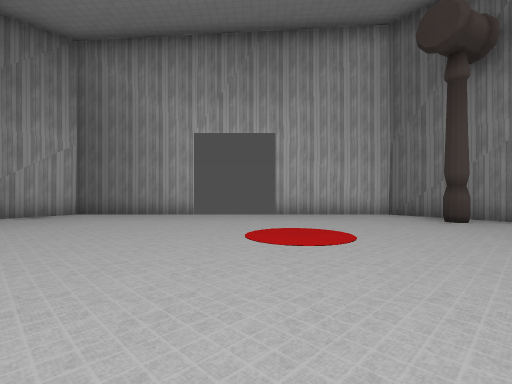
[1] (above)

14 first-person views from a walk through a level from a Godot 3-D game. The camera is 1.2 m above the floor, looks level and sees 85° across. The floor is counted in squares, 2 m on a side. Each view is taken from the middle of a square. On the plan, view 1 faces up. The plan holds only what a view shows up to about 9 squares ahead; the rest is blank. Surface patterns are stand-ins for the level's own textures.

[2]
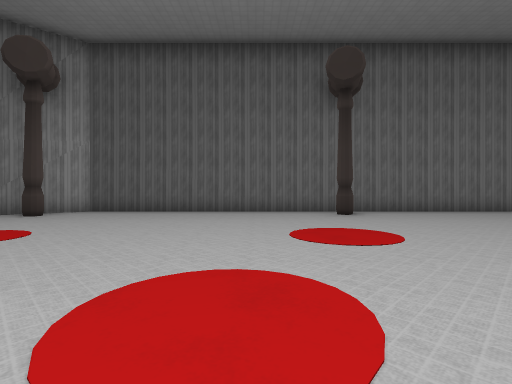

[3]
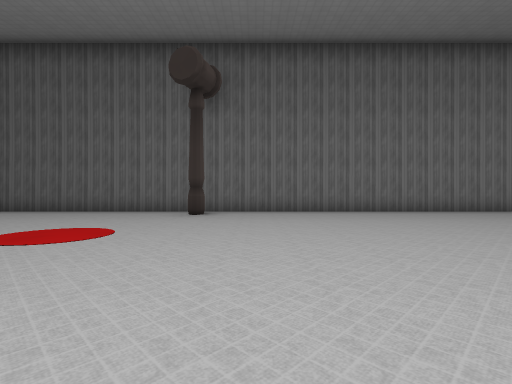

[4]
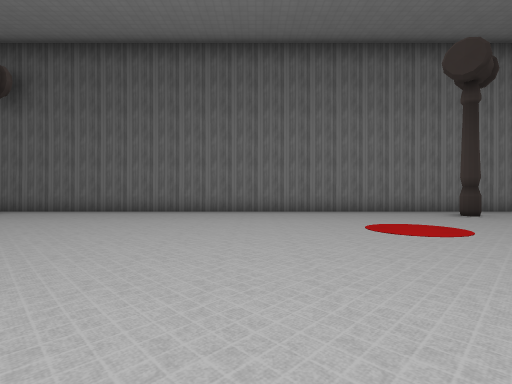

[5]
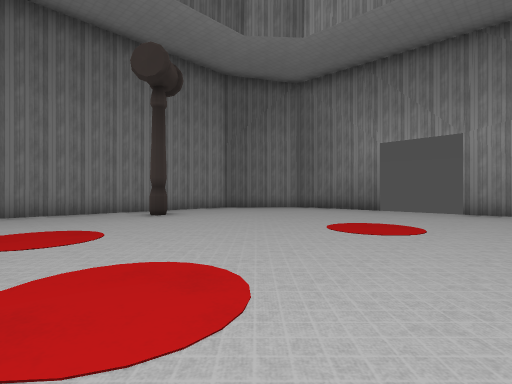

[6]
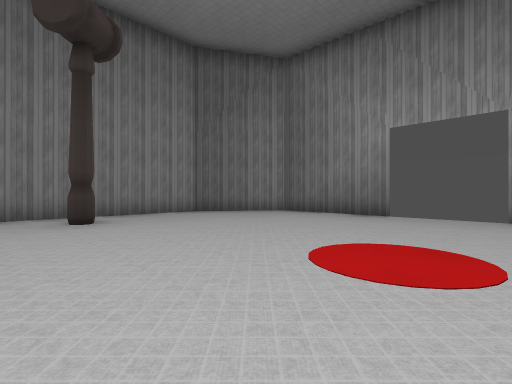

[7]
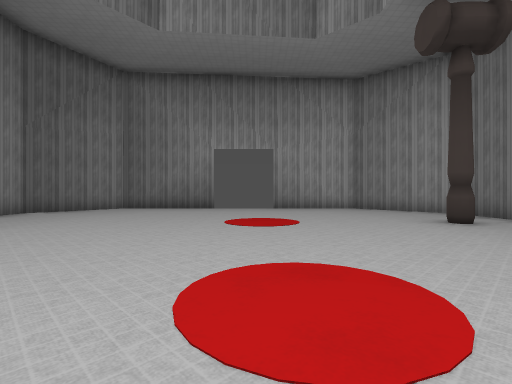

[8]
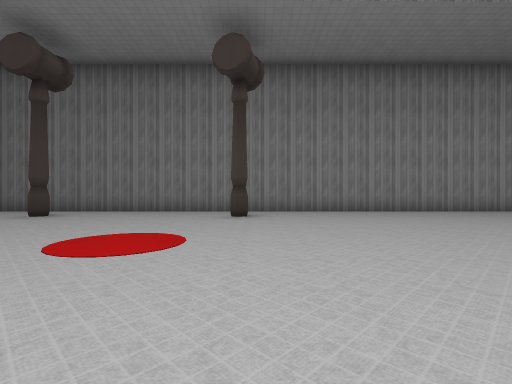

[9]
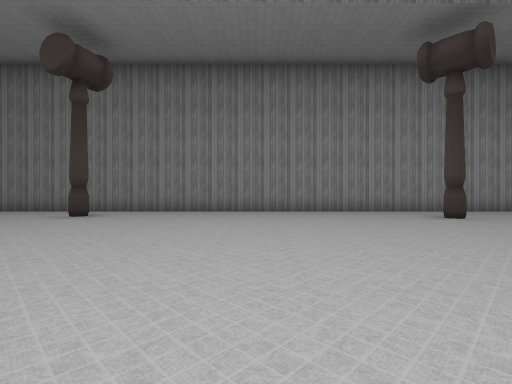

[10]
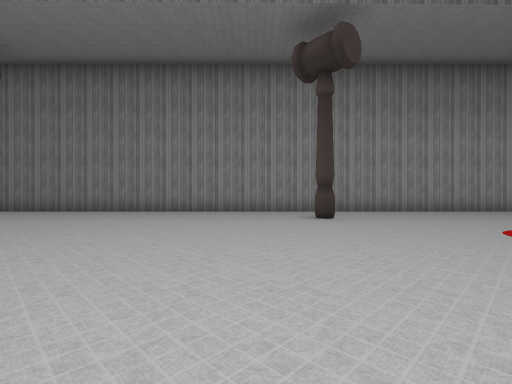

[11]
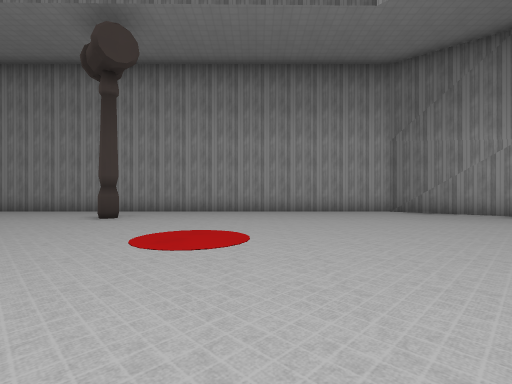

[12]
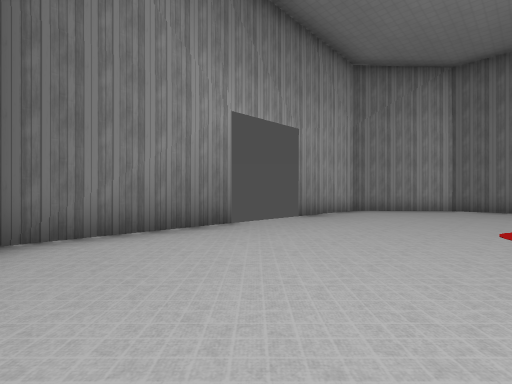

[13]
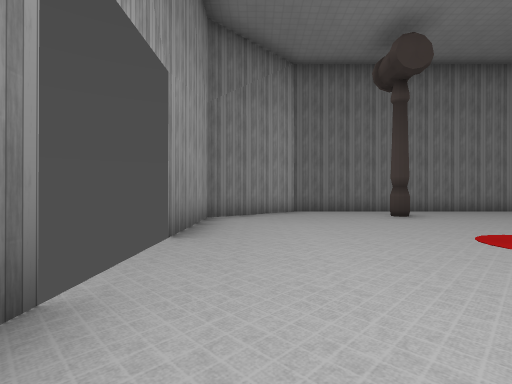

[14]
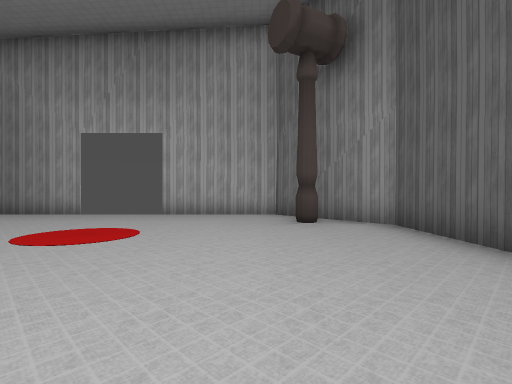

### Floor plan
Key: @ floor where view 1 was taken; # wall or solid block; . floor.
Columns run from 7 left of view 1 to 6 right of it. Each row starts with its distance up from view 1.
  8   ####  ####
  7  ##........#
  6 ##.........###
  5 #............#
  4 #............#
  3 #............#
  2 #............#
  1 #............#
  0 #......@.....#
 -1 #............#
 -2 #..#.........#
 -3 #............#
 -4 #............#
 -5 #............#
 -6 #............#
 -7 #............#
 -8 #............#
 -9 #............#
-10 #............#
-11 #.#..........#
-12 #............#
-13 #............#
-14 #............#
-15 #..........#.#
-16 #.#..........#
-17 #............#
-18 #............#
-19 #............#
-20 ##..........##
-21  ##........##

Where each view was taken, in squares from view 1:
view 1: 0 up, 0 right, facing up
view 2: 0 up, 3 left, facing right
view 3: 4 down, 3 left, facing right
view 4: 10 down, 3 left, facing right
view 5: 12 down, 3 left, facing down-right
view 6: 14 down, 2 left, facing down-right
view 7: 11 down, 1 left, facing down
view 8: 11 down, 2 right, facing left
view 9: 7 down, 2 right, facing left
view 10: 4 down, 2 right, facing left
view 11: 1 up, 2 right, facing left
view 12: 17 down, 4 right, facing down-left
view 13: 20 down, 2 right, facing left
view 14: 0 up, 3 right, facing up
